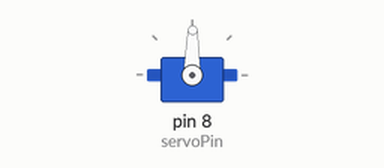
Recording of a sketch running on a simulated Arduino Uno, built with avr-gcc and run on an emulated ATmega328P. Parts: servo.

Above: at 1.4 s.
At 2.1 s:
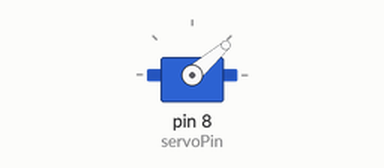
At 2.8 s:
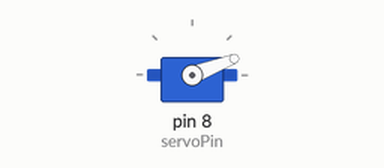
At 4.25 s:
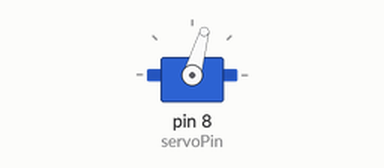
Timing chart, 0 to 6.7 s (numbered marks = the images above):
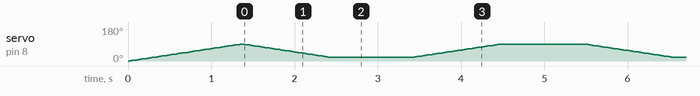

The sketch:

grab_test.ino
```cpp
//#include "utility/Adafruit_MS_PWMServoDriver.h"
#include <Servo.h>
int angle = 0;//current servo angle
int servoPin = 8;
Servo servo;

void servo_setup() {
    servo.attach(servoPin);
    for(angle = 0; angle < 90; angle++)  {
        servo.write(angle);
        delay(15);
    }
}

void servo_release () {
    for(angle = 20; angle < 90; angle++) {
        //Servo servo;
        servo.write(angle);
        delay(15);
    }
}

void servo_grab () {
    for(angle = 90; angle > 20; angle--) {
        //Servo servo;
        servo.write(angle);
        delay(15);
    }
}

void setup() {
  // put your setup code here, to run once:
  servo_setup();
}

void loop() {
  // put your main code here, to run repeatedly:
  servo_grab();
  delay(1000);
  servo_release();
  delay(1000);
}
```
